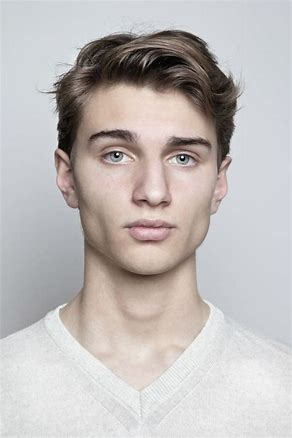
#> input picture Techraiance 24/face_male.png, 292 x 438 px, found by its file name
$ python FaceDetection.py
#> lines starting #> are read from the running program, lines starting #| are printed output that depends on the picture; after the words box and inside, x2 and y2 are one past the last pixel; in counts of white or black regions, pixels touching at a corner belong together
import cv2
import imutils
import random

face_cascade = cv2.CascadeClassifier("D:/Pranav/class python/Techraiance 24/haarcascade_frontalface_default.xml")
eye_cascade = cv2.CascadeClassifier("D:/Pranav/class python/Techraiance 24/haarcascade_eye.xml")
smile_cascade = cv2.CascadeClassifier("D:/Pranav/class python/Techraiance 24/haarcascade_smile.xml")


image = cv2.imread("D:/Pranav/class python/Techraiance 24/face_male.png")
#> image is the input picture: shape (438, 292, 3); mean B, G, R 184.9, 186.4, 191.7
# image  = imutils.resize(image,width = 1460) #For family
image  = imutils.resize(image,width = 400) #For face
#> image: shape (600, 400, 3)


# grey = cv2.cvtColor(image,cv2.COLOR_BGR2GRAY)

trained_face = face_cascade.detectMultiScale(image)
#> trained_face = [[80, 112, 254, 254]]


print(trained_face)
#| [[ 80 112 254 254]]

# x,y,w,h = trained[0]

for x,y,w,h in trained_face:
    cv2.rectangle(image,(x,y),(x+w,y+h),(0,255,0),2)
    # eye_grey = grey[y:y+h,x:x+w]
    eye_img = image[y:y+h,x:x+w]
    trained_eye = eye_cascade.detectMultiScale(eye_img,1.3,5)
    for ex,ey,ew,eh in trained_eye:
        cv2.rectangle(eye_img,(ex,ey),(ex+ew,ey+eh),(255,0,0),2)
    trained_smile = smile_cascade.detectMultiScale(eye_img,4,5)
    for sx,sy,sw,sh in trained_smile:
        cv2.rectangle(eye_img,(sx,sy),(sx+sw,sy+sh),(0,0,255),2)
#> this loop made 1 pass
#> (x, y, w, h, trained_eye, trained_smile) on pass 1: (80, 112, 254, 254, [[51, 78, 45, 45], [145, 81, 49, 49]], [[53, 164, 144, 72]])
#> pass 1, `eye_img = image[y:y+h,x:x+w]`:
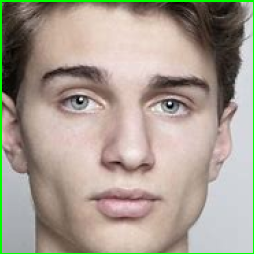
#> eye_img: shape (254, 254, 3); mean B, G, R 144.9, 157.4, 167.9
#> after the loop:
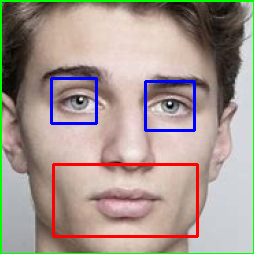
#> eye_img: shape (254, 254, 3); 3.74% of pixels changed, all inside (x1, y1, x2, y2) = (50, 77, 199, 238)
#> after the loop:
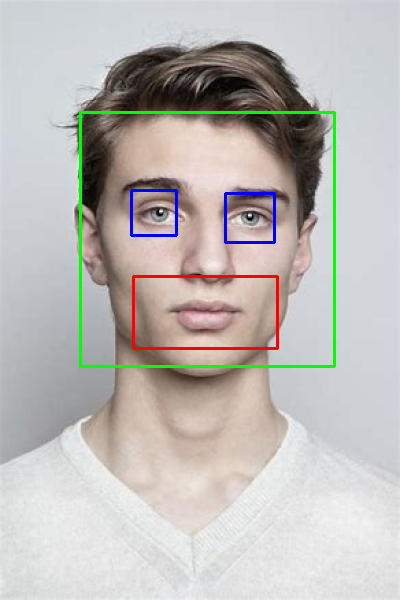
#> image: shape (600, 400, 3); mean B, G, R 182.8, 186.2, 189.3
cv2.imshow("image",image)

cv2.waitKey(0)

$ run again, with Techraiance 24/5monkeys.png copied over Techraiance 24/face_male.png
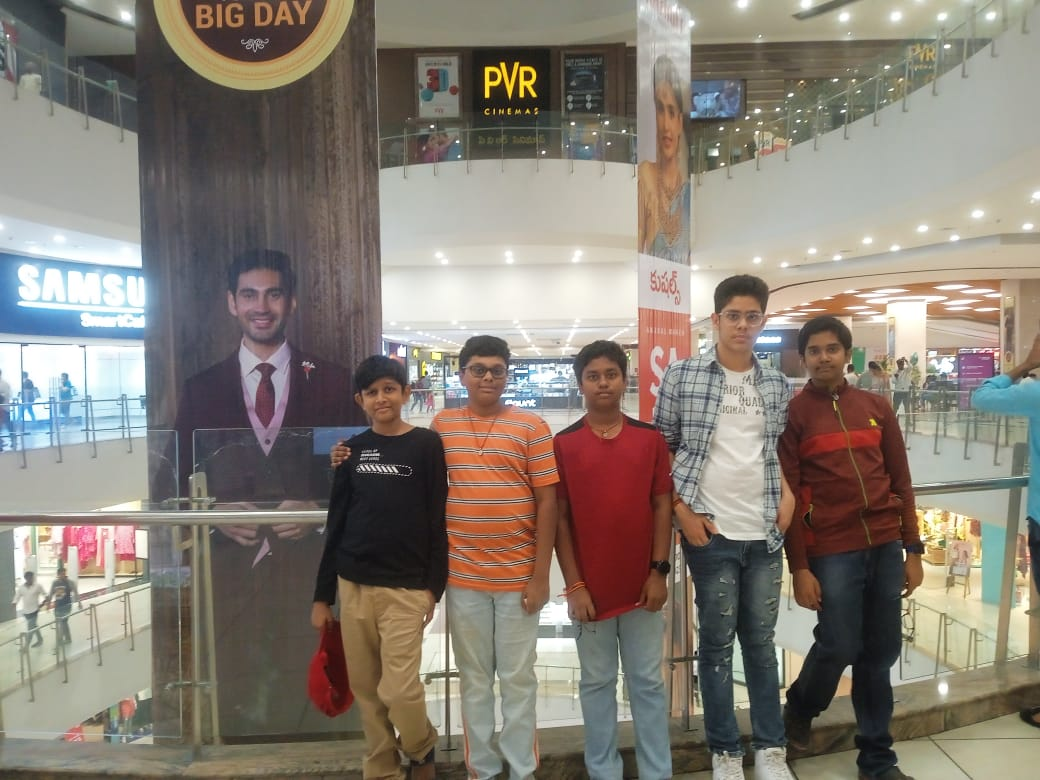
#> input picture Techraiance 24/5monkeys.png, 1040 x 780 px, found by its file name
#> image is the input picture: shape (780, 1040, 3); mean B, G, R 116.3, 126.1, 134.6
#> trained_face = [[87, 103, 27, 27], [273, 111, 26, 26]]
#| [[ 87 103  27  27]
#|  [273 111  26  26]]
#> the loop `for x,y,w,h in trained_face:` made 2 passes
#> pass 1, `eye_img = image[y:y+h,x:x+w]`:
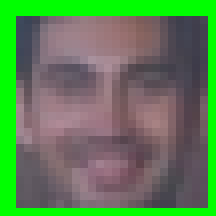
#> eye_img: shape (27, 27, 3) (shown 8 times larger); mean B, G, R 83.7, 130.3, 92.5
#> after the loop `for x,y,w,h in trained_face:`:
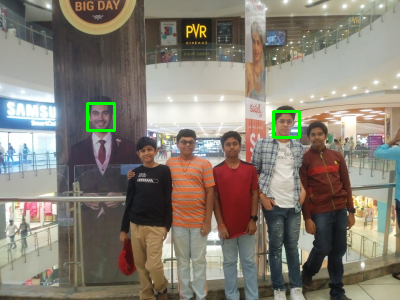
#> image: shape (300, 400, 3); mean B, G, R 115.7, 126.9, 133.9

$ run again, with Techraiance 24/baby.png copied over Techraiance 24/face_male.png
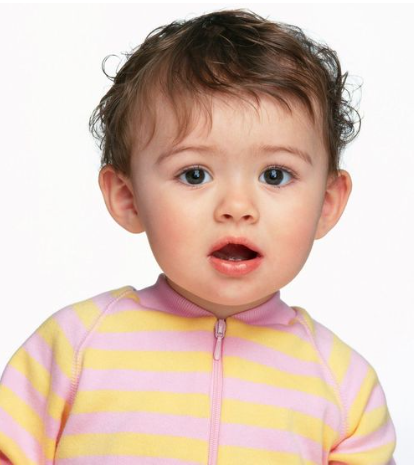
#> input picture Techraiance 24/baby.png, 414 x 465 px, found by its file name
#> image is the input picture: shape (465, 414, 3); mean B, G, R 181.3, 195.4, 218.9
#> trained_face = [[113, 69, 240, 240]]
#| [[113  69 240 240]]
#> the loop `for x,y,w,h in trained_face:` made 1 pass
#> (x, y, w, h, trained_smile) on pass 1: (113, 69, 240, 240, [[86, 142, 36, 18]])
#> after the loop `for x,y,w,h in trained_face:`:
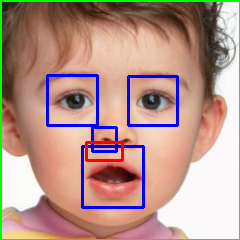
#> eye_img: shape (240, 240, 3); mean B, G, R 138.9, 150.4, 182.2
#> after the loop `for x,y,w,h in trained_face:`:
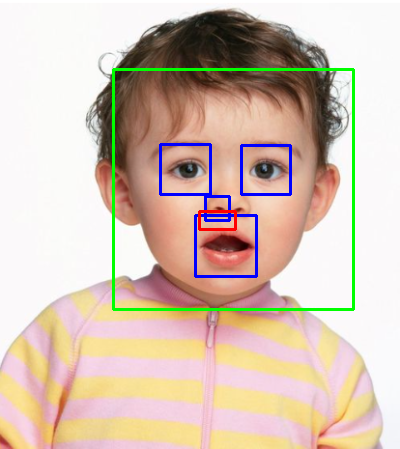
#> image: shape (449, 400, 3); mean B, G, R 180.1, 194.6, 213.4
